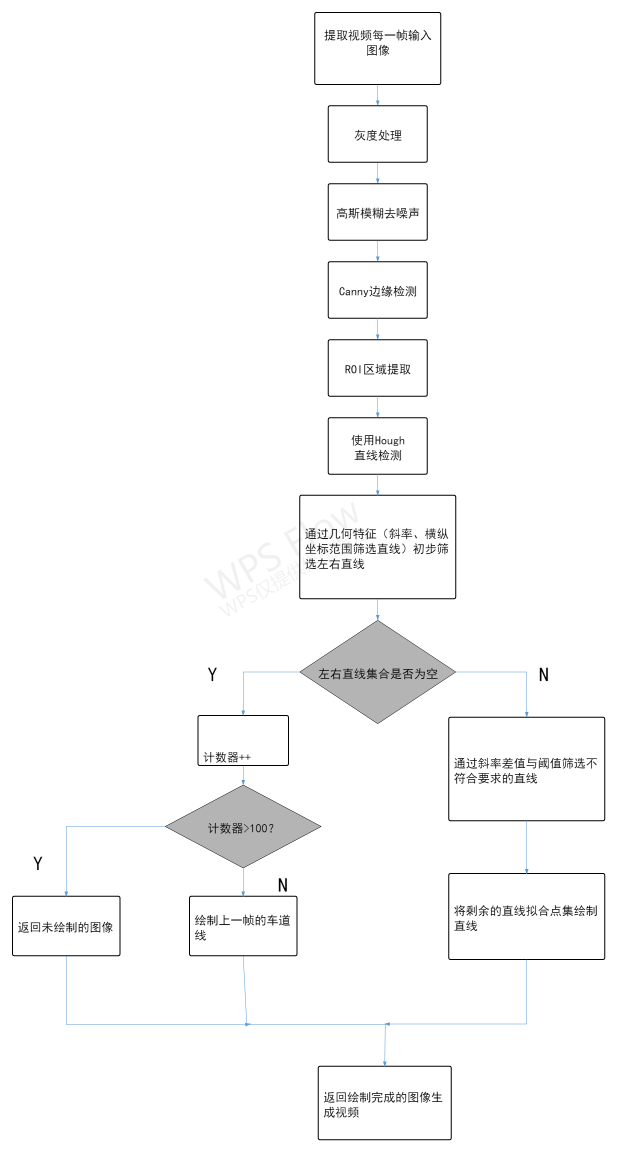
#> input picture 处理流程图.png, 1234 x 2303 px (shown at 1/2 size)
$ python -i try2.py   (imports and definitions only)
#> lines starting #> are read from the running program, lines starting #| are printed output that depends on the picture; after the words box and inside, x2 and y2 are one past the last pixel; in counts of white or black regions, pixels touching at a corner belong together
import random
from moviepy.editor import VideoFileClip
# import matplotlib.pyplot as plt
# import matplotlib.image as mplimg
import numpy as np
import cv2
import math
# from skimage import data, filters, color
# import matplotlib.pyplot as plt

blur_ksize = 3  # Gaussian blur kernel size
canny_lthreshold = 90  # Canny edge detection low threshold
canny_hthreshold = 180  # Canny edge detection high threshold

# Hough transform parameters
rho = 1  # rho的步长，即直线到图像原点(0,0)点的距离
theta = np.pi / 180  # theta的范围
threshold = 15  # 累加器中的值高于它时才认为是一条直线
min_line_length = 10  # 线的最短长度，比这个短的都被忽略
max_line_gap = 20  # 两条直线之间的最大间隔，小于此值，认为是一条直线


def roi_mask(img, vertices):  # img是输入的图像，verticess是兴趣区的四个点的坐标（三维的数组）
    try:
        mask = np.zeros_like(img)  # 生成与输入图像相同大小的图像，并使用0填充,图像为黑色
        # defining a 3 channel or 1 channel color to fill the mask with depending on the input image
        if len(img.shape) > 2:
            channel_count = img.shape[2]  # i.e. 3 or 4 depending on your image
            mask_color = (255,) * channel_count  # 如果 channel_count=3,则为(255,255,255)
        else:
            mask_color = 255
        cv2.fillPoly(mask, vertices, mask_color)  # 使用白色填充多边形，形成蒙板
        masked_img = cv2.bitwise_and(img, mask)  # img&mask，经过此操作后，兴趣区域以外的部分被蒙住了，只留下兴趣区域的图像

        return masked_img
    except BaseException:
        print('0-0')


def hough_lines(img, rho, theta, threshold, min_line_len, max_line_gap,ret):
    try:

        size = img.shape
        height = size[0]
        length = size[1]

        mid = int(length / 2)

        leftImage = img[0:height, 0:mid]

        rightIamge = img[0:height, mid:length]

        leftpot=choose_pot(leftImage,ret)
        rightpot = choose_pot(rightIamge, ret)
        line_img = np.zeros((img.shape[0], img.shape[1], 3), dtype=np.uint8)  # 生成绘制直线的绘图板，黑底
        doc = 0
        draw_lanes(line_img, leftpot, doc)
        doc = 1
        draw_lanes(line_img, rightpot, doc)
        # plt.imshow(line_img)
        # plt.show()
        return line_img
    except BaseException:
        print('0-0')

def choose_pot(img,ret):
    try:
        pot=[]
        for i in range(320):
            for j in range(360):
                if img[i][j] > ret:
                    pot.append((i, j))
                j += 1
            i += 1
        return pot
    except BaseException:
        print('0-0')

def draw_roi(img, vertices):
    try:
        cv2.polylines(img, vertices, True, [255, 0, 0], thickness=2)
    except BaseException:
        print('0-0')


def draw_lines(img, lines, color=[255, 0, 0], thickness=2):
    try:
        for line in lines:
            for x1, y1, x2, y2 in line:
                cv2.line(img, (x1, y1), (x2, y2), color, thickness)
    except BaseException:
        print('0-0')


def draw_lanes(img, pot, tt,color=[255, 0, 0], thickness=8):
    try:
        # 使用RANSAC算法估算模型
        # 迭代最大次数，每次得到更好的估计会优化iters的数值
        iters = 1000
        # 数据和模型之间可接受的差值
        sigma = 0.25
        # 最好模型的参数估计和内点数目
        best_a = 0
        best_b = 0
        pretotal = 0
        # 希望的得到正确模型的概率
        P = 0.99
        i = len(pot)
        for qq in range(iters):
            # 随机在数据中红选出两个点去求解模型
            sample_index = random.sample(range(i * 2), 2)
            x_1 = pot[sample_index[0]]
            x_2 = pot[sample_index[1]]
            y_1 = pot[sample_index[0]]
            y_2 = pot[sample_index[1]]

            # y = ax + b 求解出a，b
            a = (y_2 - y_1) / (x_2 - x_1)
            b = y_1 - a * x_1

            # 算出内点数目
            total_inlier = 0
            for index in range(i * 2):
                y_estimate = a * pot[index] + b
                if abs(y_estimate - pot[index]) < sigma:
                    total_inlier = total_inlier + 1

            # 判断当前的模型是否比之前估算的模型好
            if total_inlier > pretotal:
                iters = math.log(1 - P) / math.log(1 - pow(total_inlier / (i * 2), 2))
                pretotal = total_inlier
                best_a = a
                best_b = b

            # 判断是否当前模型已经符合超过一半的点
            if total_inlier > i:
                break

        # 用我们得到的最佳估计画图
        Y = []
        NUM = 0
        for x in pot:
            y = x * best_a + best_b
            yy = int(y)
            if tt == 1:
                x = x + 320
            Y.append((x, yy))
            NUM += 1
        cv2.line(img, Y[0], Y[NUM - 1], color, thickness)  # 画出直线
        # plt.imshow(img)
        # plt.show()

    except BaseException:
        print('0-0')

def process_an_image(img):
    try:
        roi_vtx = np.array(
            [[[125, 310], [235, 259], [325, 259], [435, 310]]])  # 目标区域的四个点坐标，roi_vtx是一个三维的
        gray = cv2.cvtColor(img, cv2.COLOR_RGB2GRAY)  # 图像转换为灰度图
        # plt.imshow(gray)
        # plt.show()
        # 使用高斯模糊去噪声
        blur_gray = cv2.GaussianBlur(gray, (blur_ksize, blur_ksize), 0, 0)
        # 利用多级图像阈值OTSU方法二值化
        # ret:阈值，th:处理后的图片
        ret, th = cv2.threshold(blur_gray, 0, 255, cv2.THRESH_BINARY + cv2.THRESH_OTSU)
        # [4 lines of commented-out code are left out]
        line_img = hough_lines(th, rho, theta, threshold, min_line_length, max_line_gap,ret)  # 使用霍夫直线检测，并且绘制直线
        res_img = cv2.addWeighted(img, 0.8, line_img, 1, 0)  # 将处理后的图像与原图做融合
        # plt.imshow(res_img)
        # plt.show()
        return res_img
    except BaseException:
        print('0-0')

# [1 line not run here, left out]
output = 'Alan2.mp4'#ouput video
# [1 line that did not run here, left out]
# [1 line that did not run here, left out]
# [1 line not run here, left out]

>>> import cv2
>>> picture = cv2.cvtColor(cv2.imread('处理流程图.png'), cv2.COLOR_BGR2RGB)
>>> result = process_an_image(picture)
#> in process_an_image, `ret, th = cv2.threshold(blur_gray, 0, 255, cv2.THRESH_BINARY + cv2.THR..`:
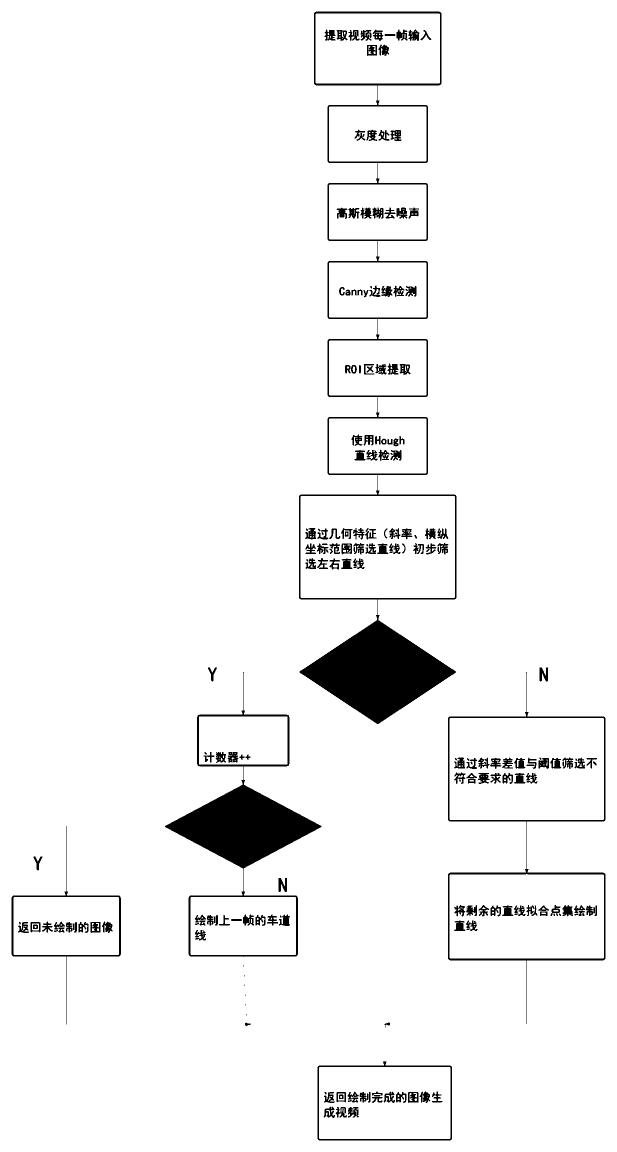
#> th: shape (2303, 1234) (shown at 1/2 size); 95.4% white; 206 black regions (28 under 20 px), largest, box (x1, y1, x2, y2) and area: (598, 23, 913, 1448) 48727, (330, 1344, 643, 1914) 31326, (896, 1344, 1211, 2048) 6978
#> in process_an_image, `ret, th = cv2.threshold(blur_gray, 0, 255, cv2.THRESH_BINARY + cv2.THR..`: ret = 200
#> in hough_lines, `leftImage = img[0:height, 0:mid]`:
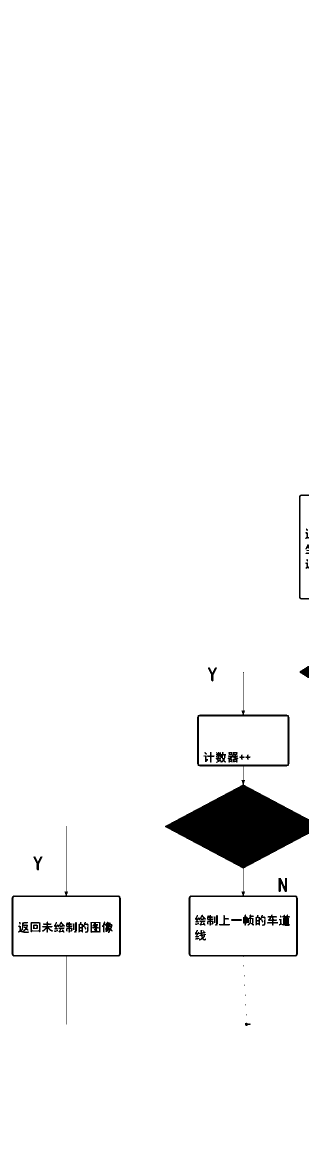
#> leftImage: shape (2303, 617) (shown at 1/2 size); 97.1% white; 54 black regions (13 under 20 px), largest, box (x1, y1, x2, y2) and area: (330, 1344, 617, 1914) 30922, (23, 1653, 242, 2049) 2522, (598, 989, 617, 1199) 718
#> in hough_lines, `rightIamge = img[0:height, mid:length]`:
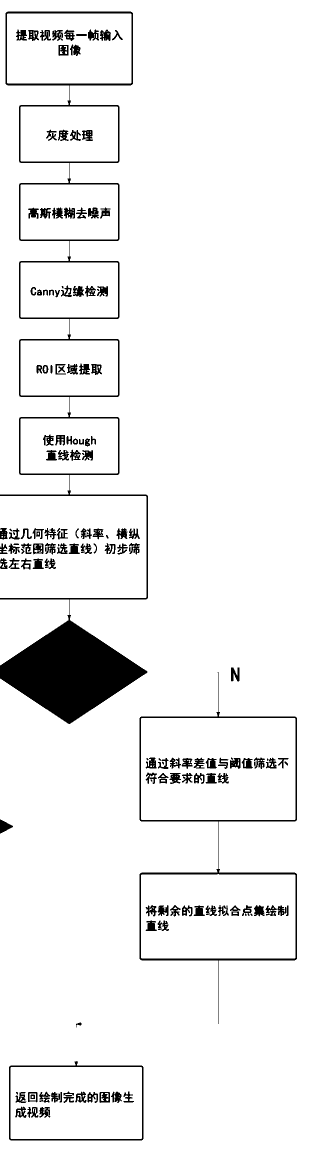
#> rightIamge: shape (2303, 617) (shown at 1/2 size); 93.8% white; 160 black regions (17 under 20 px), largest, box (x1, y1, x2, y2) and area: (0, 23, 296, 1448) 47765, (279, 1344, 594, 2048) 6978, (18, 2122, 287, 2281) 2501
#> in hough_lines, `leftpot=choose_pot(leftImage,ret)`: leftpot = 115200 items
#> in hough_lines, `rightpot = choose_pot(rightIamge, ret)`: rightpot = 106961 items
#> in draw_lanes, `i = len(pot)`: i = 115200
#> after the loop in draw_lanes, `for qq in range(iters):`: best_a = 0; iters = 1000; pretotal = 0
#> in hough_lines, `draw_lanes(line_img, leftpot, doc)`: line_img: shape (2303, 1234, 3); every value is 0
#> after the loop in draw_lanes, `for qq in range(iters):`: iters = 1000; pretotal = 0
#> in process_an_image, `res_img = cv2.addWeighted(img, 0.8, line_img, 1, 0)`:
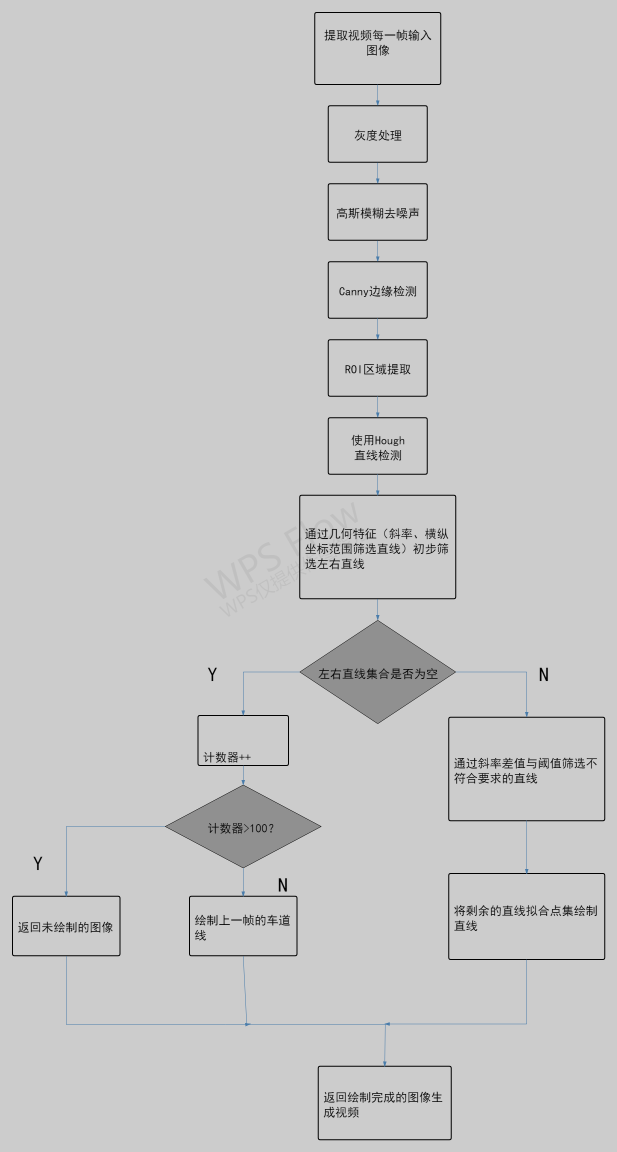
#> res_img: shape (2303, 1234, 3) (shown at 1/2 size); mean R, G, B 199.6, 199.7, 199.7
